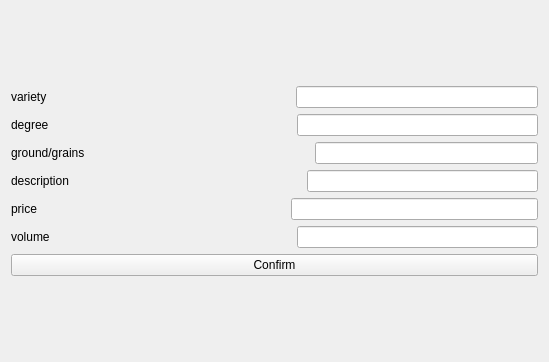
<?xml version="1.0" encoding="UTF-8"?>
<ui version="4.0">
 <class>Form</class>
 <widget class="QWidget" name="Form">
  <property name="geometry">
   <rect>
    <x>0</x>
    <y>0</y>
    <width>549</width>
    <height>362</height>
   </rect>
  </property>
  <property name="windowTitle">
   <string>Form</string>
  </property>
  <layout class="QVBoxLayout" name="verticalLayout_3">
   <item>
    <layout class="QVBoxLayout" name="verticalLayout_2">
     <item>
      <layout class="QVBoxLayout" name="verticalLayout">
       <item>
        <layout class="QHBoxLayout" name="horizontalLayout">
         <item>
          <widget class="QLabel" name="label">
           <property name="text">
            <string>variety</string>
           </property>
          </widget>
         </item>
         <item>
          <spacer name="horizontalSpacer">
           <property name="orientation">
            <enum>Qt::Horizontal</enum>
           </property>
           <property name="sizeHint" stdset="0">
            <size>
             <width>40</width>
             <height>20</height>
            </size>
           </property>
          </spacer>
         </item>
         <item>
          <widget class="QLineEdit" name="Varienty"/>
         </item>
        </layout>
       </item>
       <item>
        <layout class="QHBoxLayout" name="horizontalLayout_2">
         <item>
          <widget class="QLabel" name="label_2">
           <property name="text">
            <string>degree</string>
           </property>
          </widget>
         </item>
         <item>
          <spacer name="horizontalSpacer_2">
           <property name="orientation">
            <enum>Qt::Horizontal</enum>
           </property>
           <property name="sizeHint" stdset="0">
            <size>
             <width>40</width>
             <height>20</height>
            </size>
           </property>
          </spacer>
         </item>
         <item>
          <widget class="QLineEdit" name="Degree"/>
         </item>
        </layout>
       </item>
       <item>
        <layout class="QHBoxLayout" name="horizontalLayout_3">
         <item>
          <widget class="QLabel" name="label_3">
           <property name="text">
            <string>ground/grains</string>
           </property>
          </widget>
         </item>
         <item>
          <spacer name="horizontalSpacer_3">
           <property name="orientation">
            <enum>Qt::Horizontal</enum>
           </property>
           <property name="sizeHint" stdset="0">
            <size>
             <width>40</width>
             <height>20</height>
            </size>
           </property>
          </spacer>
         </item>
         <item>
          <widget class="QLineEdit" name="Ground_grains"/>
         </item>
        </layout>
       </item>
       <item>
        <layout class="QHBoxLayout" name="horizontalLayout_4">
         <item>
          <widget class="QLabel" name="label_4">
           <property name="text">
            <string>description</string>
           </property>
          </widget>
         </item>
         <item>
          <spacer name="horizontalSpacer_4">
           <property name="orientation">
            <enum>Qt::Horizontal</enum>
           </property>
           <property name="sizeHint" stdset="0">
            <size>
             <width>40</width>
             <height>20</height>
            </size>
           </property>
          </spacer>
         </item>
         <item>
          <widget class="QLineEdit" name="Description"/>
         </item>
        </layout>
       </item>
       <item>
        <layout class="QHBoxLayout" name="horizontalLayout_5">
         <item>
          <widget class="QLabel" name="label_5">
           <property name="text">
            <string>price</string>
           </property>
          </widget>
         </item>
         <item>
          <spacer name="horizontalSpacer_5">
           <property name="orientation">
            <enum>Qt::Horizontal</enum>
           </property>
           <property name="sizeHint" stdset="0">
            <size>
             <width>40</width>
             <height>20</height>
            </size>
           </property>
          </spacer>
         </item>
         <item>
          <widget class="QLineEdit" name="Price"/>
         </item>
        </layout>
       </item>
       <item>
        <layout class="QHBoxLayout" name="horizontalLayout_6">
         <item>
          <widget class="QLabel" name="label_6">
           <property name="text">
            <string>volume</string>
           </property>
          </widget>
         </item>
         <item>
          <spacer name="horizontalSpacer_6">
           <property name="orientation">
            <enum>Qt::Horizontal</enum>
           </property>
           <property name="sizeHint" stdset="0">
            <size>
             <width>40</width>
             <height>20</height>
            </size>
           </property>
          </spacer>
         </item>
         <item>
          <widget class="QLineEdit" name="Volume"/>
         </item>
        </layout>
       </item>
      </layout>
     </item>
     <item>
      <widget class="QPushButton" name="ConfirmButton">
       <property name="text">
        <string>Confirm</string>
       </property>
      </widget>
     </item>
    </layout>
   </item>
  </layout>
 </widget>
 <resources/>
 <connections/>
</ui>
